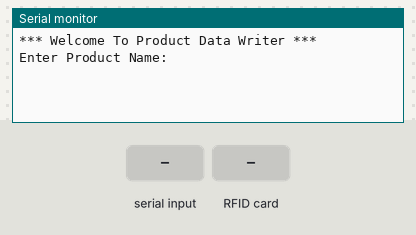
The sketch below on a simulated Arduino Uno, built with avr-gcc and run on an emulated ATmega328P. On the bench: the last lines printed to the serial monitor. The test bench sets the inputs (shaded band).

Above: at 1.2 s.
1.3 s: "1" received over Serial
At 3.2 s:
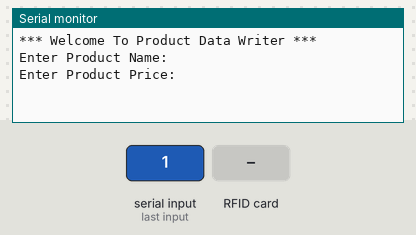
3.8 s: "0" received over Serial
At 5.2 s:
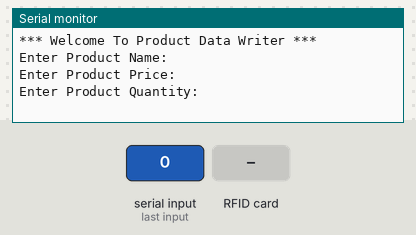
6.3 s: "2" received over Serial
At 8.2 s:
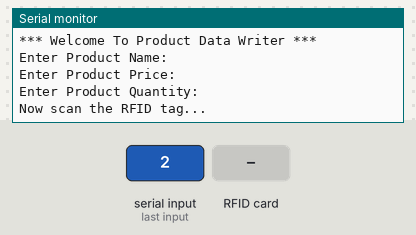
8.8 s: RFID card 5E 7A 19 C4 held to the reader
At 10.5 s:
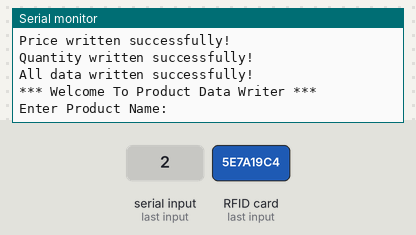

Measured:
- after the input at 1.3 s, the serial monitor: prints a new line after 1.0 s (image 1)
- after the input at 3.8 s, the serial monitor: prints a new line after 1.0 s (image 2)
- after the input at 6.3 s, the serial monitor: prints a new line after 1.0 s (image 3)
- after the input at 8.8 s, the serial monitor: prints a new line at once (image 4)

The sketch:

write-NPQ-form-data-cpy.ino
```cpp
#include <SPI.h>
#include <MFRC522.h>

#define RST_PIN 9  // Reset pin
#define SS_PIN 10  // Slave Select pin

MFRC522 rfid(SS_PIN, RST_PIN); // Create MFRC522 instance
MFRC522::MIFARE_Key key;

// Function to split the string into 3 parts
void splitStringToBlocks(String input, byte dataBlocks[3][16]) {
  if (input.length() > 48) {
    String truncated = input.substring(0, 38); // First 38 characters
    String ending = input.substring(input.length() - 5); // Last 5 characters
    input = truncated + "....." + ending; // Add "....." in the middle
  }

  for (int i = 0; i < 3; i++) {
    for (int j = 0; j < 16; j++) {
      int index = i * 16 + j;
      if (index < input.length()) {
        dataBlocks[i][j] = input[index];
      } else {
        dataBlocks[i][j] = 0x00; // Fill remaining space with 0x00
      }
    }
  }
}

void setup() {
  Serial.begin(9600);
  SPI.begin();         // Initialize SPI bus
  rfid.PCD_Init();     // Initialize MFRC522

  // Initialize the key (default key: FFFFFFFFFFFF)
  for (byte i = 0; i < 6; i++) {
    key.keyByte[i] = 0xFF;
  }

  Serial.println("*** Welcome To Product Data Writer ***\n");
}

void loop() {
  // Prompt for product details
  String productName, productPrice, productQuantity;

  Serial.println("Enter Product Name:");
  while (!Serial.available()) {} // Wait for input
  productName = Serial.readString();
  productName.trim(); // Remove extra spaces

  Serial.println("Enter Product Price:");
  while (!Serial.available()) {} // Wait for input
  productPrice = Serial.readString();
  productPrice.trim(); // Remove extra spaces

  Serial.println("Enter Product Quantity:");
  while (!Serial.available()) {} // Wait for input
  productQuantity = Serial.readString();
  productQuantity.trim(); // Remove extra spaces

  Serial.println("Now scan the RFID tag...");

  // Wait for RFID tag
  while (!rfid.PICC_IsNewCardPresent() || !rfid.PICC_ReadCardSerial()) {}

  Serial.println("Card detected!");

  // Split product name into 3 blocks
  byte nameBlocks[3][16];
  splitStringToBlocks(productName, nameBlocks);

  // Write name data to blocks 8, 9, and 10
  for (int i = 0; i < 3; i++) {
    if (writeBlock(8 + i, nameBlocks[i])) {
      Serial.print("Block ");
      Serial.print(8 + i);
      Serial.println(" written successfully!");
    } else {
      Serial.print("Failed to write to block ");
      Serial.println(8 + i);
    }
  }

  // Write price to block 12
  byte priceBlock[16] = {0};
  productPrice.getBytes(priceBlock, 16); // Convert price string to bytes
  if (writeBlock(12, priceBlock)) {
    Serial.println("Price written successfully!");
  } else {
    Serial.println("Failed to write price.");
  }

  // Write quantity to block 13
  byte quantityBlock[16] = {0};
  productQuantity.getBytes(quantityBlock, 16); // Convert quantity string to bytes
  if (writeBlock(13, quantityBlock)) {
    Serial.println("Quantity written successfully!");
  } else {
    Serial.println("Failed to write quantity.");
  }

  // Halt PICC
  rfid.PICC_HaltA();
  // Stop encryption on PCD
  rfid.PCD_StopCrypto1();

  // Ready for next input
  Serial.println("All data written successfully!\n\n\n*** Welcome To Product Data Writer ***\n");
}

bool writeBlock(byte block, byte *dataBlock) {
  MFRC522::StatusCode status = rfid.PCD_Authenticate(MFRC522::PICC_CMD_MF_AUTH_KEY_A, block, &key, &(rfid.uid));
  if (status != MFRC522::STATUS_OK) {
    Serial.print("Authentication failed for block ");
    Serial.print(block);
    Serial.print(": ");
    Serial.println(rfid.GetStatusCodeName(status));
    return false;
  }

  status = rfid.MIFARE_Write(block, dataBlock, 16);
  if (status != MFRC522::STATUS_OK) {
    Serial.print("Write failed for block ");
    Serial.print(block);
    Serial.print(": ");
    Serial.println(rfid.GetStatusCodeName(status));
    return false;
  }
  return true;
}
```
